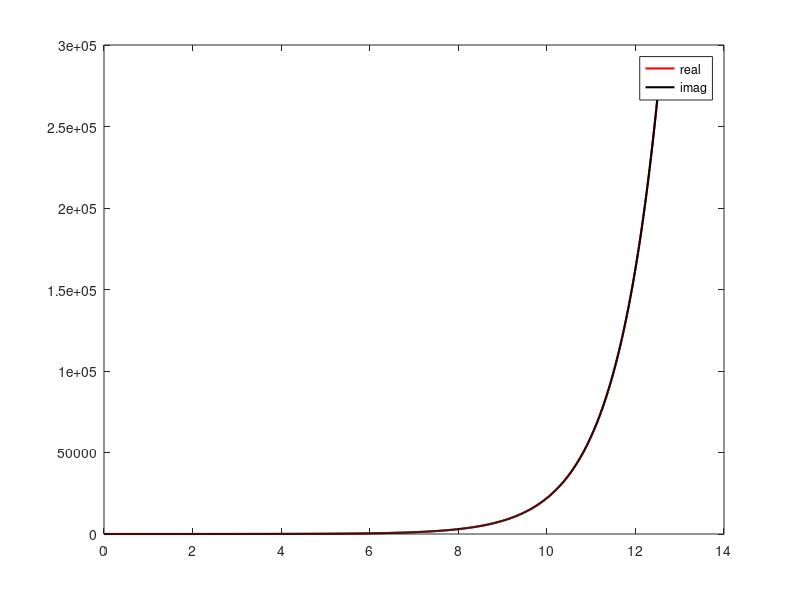

Here is the MATLAB script that generated this plot:
clear all
clc

Ts = 1e-2;
T = 2*pi;
Tend = 2*T;

gamma = 0;

A =  [0		1;
	  -1	-gamma];
  
[V, D] = eig(A);

FM =@(t) [exp(D(1,1)*t)*V(:,1), exp(D(2,2)*t)*V(:,2)];
PM =@(t) FM(t)*inv(FM(0))*[1;0];

expA =@(t) exp(A*t)*[1;0];

t = 0:Ts:Tend;
store = zeros(length(t),2);
for i=1:length(t)
	store(i,:) = exp(t(i))';
end
plot(t,real(store(:,1)),'r','linewidth',1.5)
hold on
plot(t,real(store(:,2)),'k','linewidth',1.5)
legend('real','imag')
D = [D(1,1); D(2,2)]